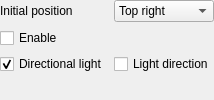
              <widget class="QWidget" name="widget_2" native="true">
               <layout class="QFormLayout" name="formLayout_3">
                <property name="fieldGrowthPolicy">
                 <enum>QFormLayout::AllNonFixedFieldsGrow</enum>
                </property>
                <property name="verticalSpacing">
                 <number>6</number>
                </property>
                <property name="margin">
                 <number>0</number>
                </property>
                <item row="0" column="0">
                 <widget class="QLabel" name="label_19">
                  <property name="text">
                   <string>Initial position</string>
                  </property>
                 </widget>
                </item>
                <item row="0" column="1">
                 <widget class="QComboBox" name="comboBoxSelectedLight">
                  <item>
                   <property name="text">
                    <string>Top right</string>
                   </property>
                  </item>
                  <item>
                   <property name="text">
                    <string>Top left</string>
                   </property>
                  </item>
                  <item>
                   <property name="text">
                    <string>Bottom left</string>
                   </property>
                  </item>
                  <item>
                   <property name="text">
                    <string>Bottom right</string>
                   </property>
                  </item>
                 </widget>
                </item>
                <item row="1" column="0">
                 <widget class="QCheckBox" name="checkBoxLightEnabled">
                  <property name="text">
                   <string>Enable</string>
                  </property>
                 </widget>
                </item>
                <item row="2" column="0">
                 <widget class="QCheckBox" name="checkBoxDirectionalLightEnabled">
                  <property name="text">
                   <string>Directional light</string>
                  </property>
                  <property name="checked">
                   <bool>true</bool>
                  </property>
                 </widget>
                </item>
                <item row="2" column="1">
                 <widget class="QCheckBox" name="checkBoxLightPositionShown">
                  <property name="text">
                   <string>Light direction</string>
                  </property>
                 </widget>
                </item>
               </layout>
              </widget>
